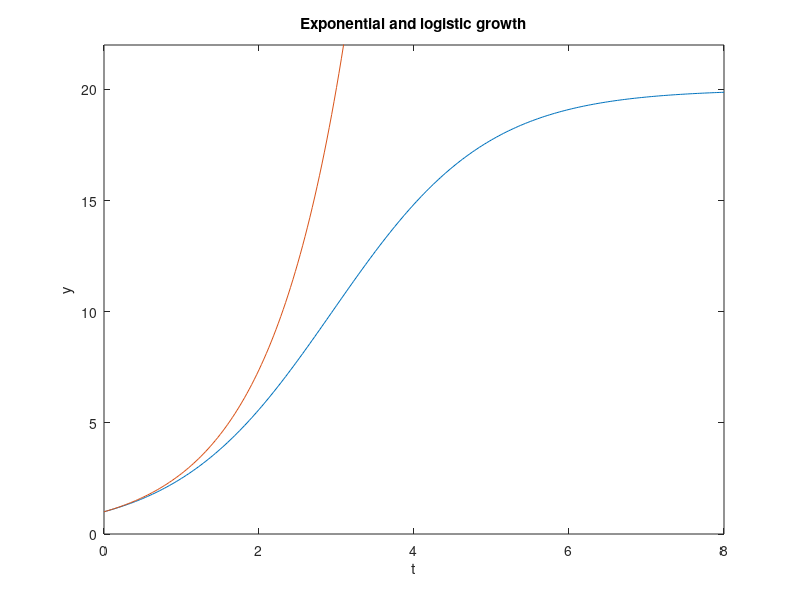
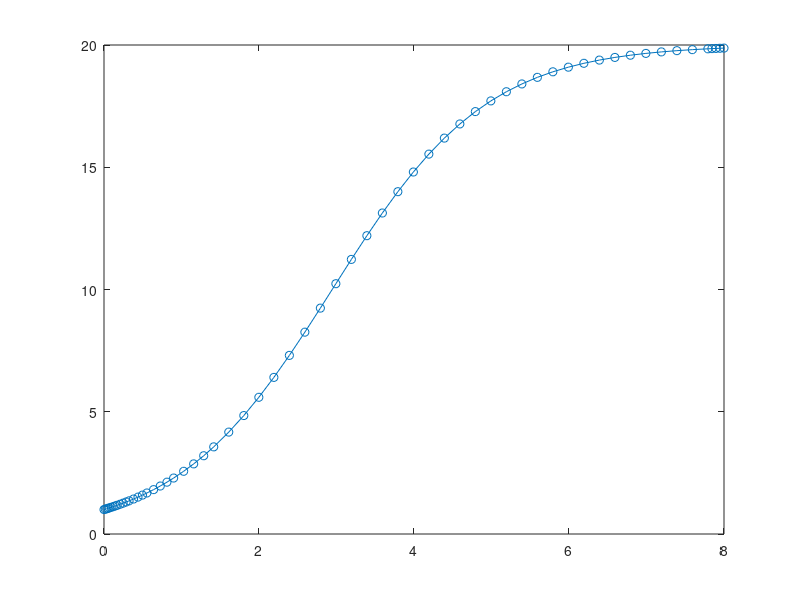
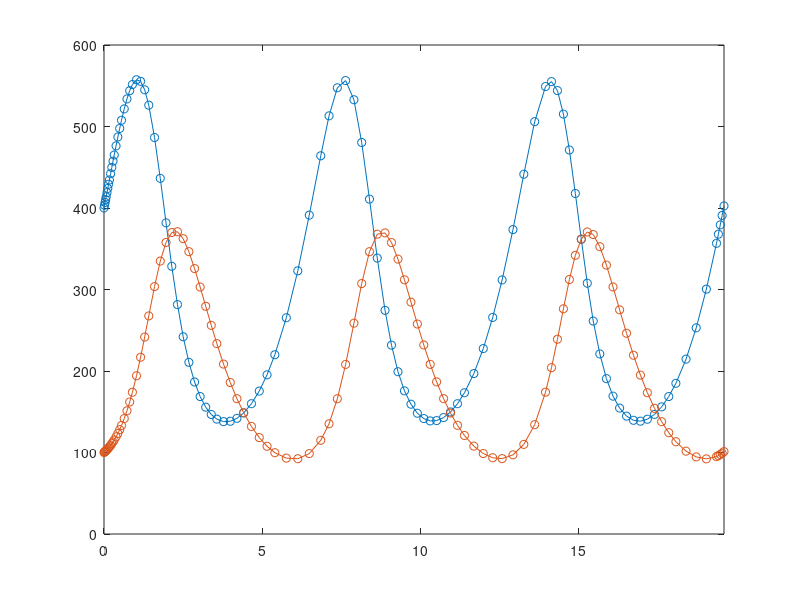

These figures' MATLAB source, in order: (Note: this script raises an error after producing the figures.)
% Predator-Prey Chapter Recap
% This is an executable program that illustrates the statements
% introduced in the Preditor Prey Chapter of "Experiments in MATLAB".
% You can access it with
%
% predprey_recap
% edit predprey_recap
% publish predprey_recap
%
% Related EXM programs
%
% predprey

% Exponential and Logistic Growth.
close all
figure
k = 1
eta = 1
mu = 20
t = 0:1/32:8;
y = mu*eta*exp(k*t)./(eta*exp(k*t) + mu - eta);
plot(t,[y; exp(t)])
axis([0 8 0 22])
title('Exponential and logistic growth')
xlabel('t')
ylabel('y')
% ODE45 for the Logistic Model.
figure
k = 1
eta = 1
mu = 20
ydot = @(t,y) k*(1-y/mu)*y
ode45(ydot,[0 8],eta)
% ODE45 for the Predator-Prey Model.
figure
mu = [300 200]'
eta = [400 100]'
signs = [1 -1]'
pred_prey_ode = @(t,y) signs.*(1-flipud(y./mu)).*y
period = 6.5357
ode45(pred_prey_ode,[0 3*period],eta)
% Our predprey gui.
figure
predprey